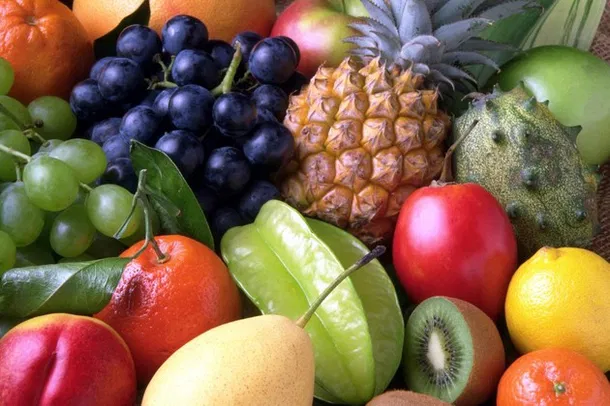
#> input picture images/frutas.png, 610 x 406 px
$ python clarear_escurecer.py
#> lines starting #> are read from the running program, lines starting #| are printed output that depends on the picture
"""
Visão Computacional — Clarear e Escurecer Imagem
Demonstra operações ponto a ponto para clarear (+80)
e escurecer (-80) a imagem frutas.png.
"""

import os
import cv2
import numpy as np
import matplotlib.pyplot as plt

PATH = os.path.normpath(os.path.join(os.path.dirname(__file__), '../images/frutas.png'))

# ── Carregamento ──────────────────────────────────────────────────────────────
imagem_bgr = cv2.imread(PATH)
#> imagem_bgr is the input picture: shape (406, 610, 3); mean B, G, R 74.2, 102.2, 132.2
if imagem_bgr is None:
    raise FileNotFoundError(f'Imagem não encontrada: {PATH}')

imagem_rgb = cv2.cvtColor(imagem_bgr, cv2.COLOR_BGR2RGB)

# ── Operações ponto a ponto ───────────────────────────────────────────────────
# cv2.add e cv2.subtract respeitam SATURAÇÃO (0-255), sem overflow!
# Sem saturação, somar 255 + 80 daria 335 → wrap-around para 79 (resultado errado)
# np.full(shape, valor, dtype) cria array com todos os pixels = valor
# A subtração escurece: cada pixel fica com (valor - 80), mínimo = 0
escura = cv2.subtract(imagem_bgr, np.full(imagem_bgr.shape, 80, dtype=np.uint8))
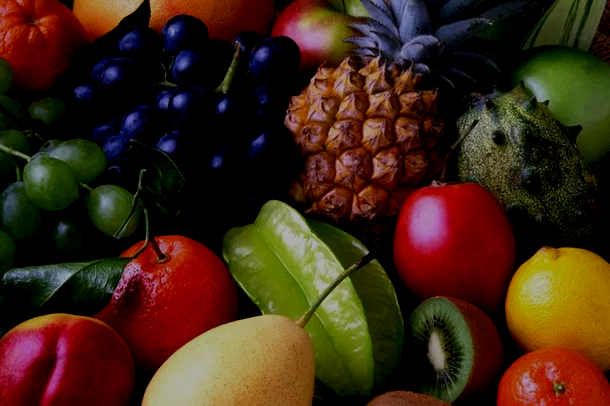
#> escura: shape (406, 610, 3); mean B, G, R 20.6, 38.7, 63.2
# A adição clareia: cada pixel fica com (valor + 80), máximo = 255
clara  = cv2.add(     imagem_bgr, np.full(imagem_bgr.shape, 80, dtype=np.uint8))
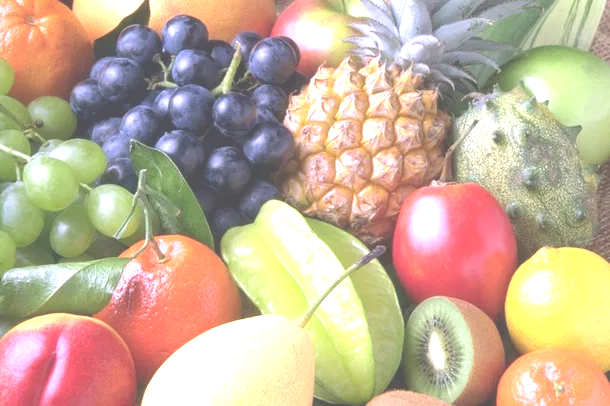
#> clara: shape (406, 610, 3); mean B, G, R 151.8, 176.2, 197.4

# Converter para RGB para exibir corretamente com matplotlib
escura_rgb = cv2.cvtColor(escura, cv2.COLOR_BGR2RGB)
clara_rgb  = cv2.cvtColor(clara,  cv2.COLOR_BGR2RGB)

# ── Exibição ──────────────────────────────────────────────────────────────────
fig, axes = plt.subplots(1, 3, figsize=(15, 5))
fig.suptitle('Operações Ponto a Ponto — Clarear e Escurecer', fontsize=13)

axes[0].imshow(escura_rgb); axes[0].set_title('Escurecida  (−80)'); axes[0].axis('off')
axes[1].imshow(imagem_rgb); axes[1].set_title('Original');           axes[1].axis('off')
axes[2].imshow(clara_rgb);  axes[2].set_title('Clareada    (+80)');  axes[2].axis('off')

plt.tight_layout()
plt.show()
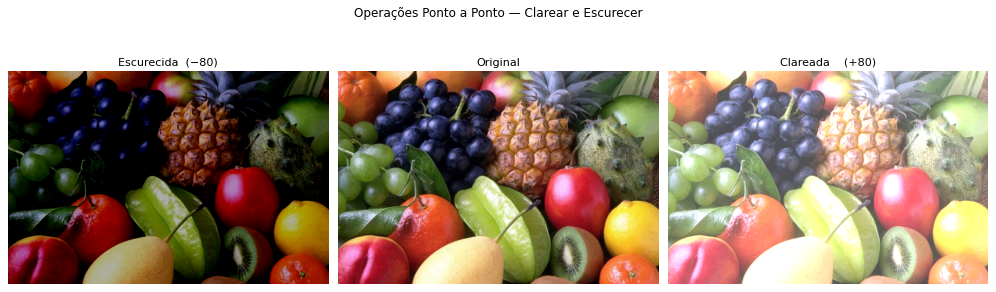
#> figure drawn by matplotlib, 3 panels

$ run again, with images/astros.png copied over images/frutas.png
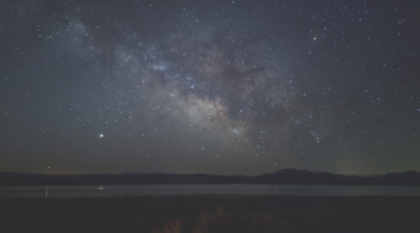
#> input picture images/astros.png, 420 x 233 px
#> imagem_bgr is the input picture: shape (233, 420, 3); mean B, G, R 74.9, 68.6, 65.9
#> `clara  = cv2.add(     imagem_bgr, np.full(imagem_bgr.shape, 80, dtype=..`:
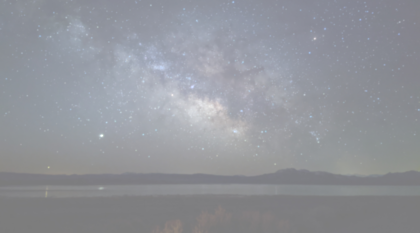
#> clara: shape (233, 420, 3); mean B, G, R 154.9, 148.6, 145.9
#> `plt.show()`:
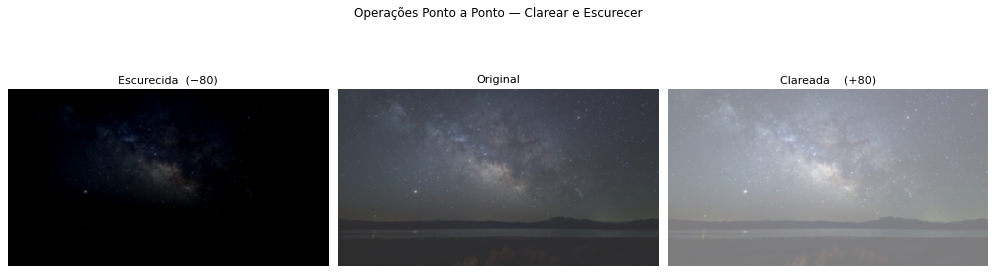
#> figure drawn by matplotlib, 3 panels
